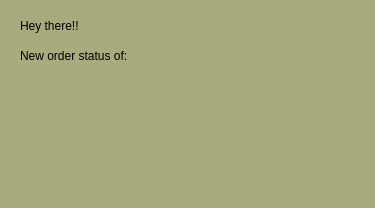
<?xml version="1.0" encoding="UTF-8"?>
<ui version="4.0">
 <class>Dialog</class>
 <widget class="QDialog" name="Dialog">
  <property name="enabled">
   <bool>true</bool>
  </property>
  <property name="geometry">
   <rect>
    <x>0</x>
    <y>0</y>
    <width>375</width>
    <height>208</height>
   </rect>
  </property>
  <property name="windowTitle">
   <string>Dialog</string>
  </property>
  <property name="styleSheet">
   <string notr="true">background-color: rgb(170, 170, 127);
</string>
  </property>
  <widget class="QLabel" name="label">
   <property name="geometry">
    <rect>
     <x>20</x>
     <y>10</y>
     <width>121</width>
     <height>31</height>
    </rect>
   </property>
   <property name="styleSheet">
    <string notr="true">font: 75 12pt &quot;8514oem&quot;;</string>
   </property>
   <property name="text">
    <string>Hey there!!</string>
   </property>
  </widget>
  <widget class="QLabel" name="label_2">
   <property name="geometry">
    <rect>
     <x>20</x>
     <y>40</y>
     <width>221</width>
     <height>31</height>
    </rect>
   </property>
   <property name="styleSheet">
    <string notr="true">font: 12pt &quot;8514oem&quot;;</string>
   </property>
   <property name="text">
    <string>New order status of:</string>
   </property>
  </widget>
  <widget class="QLabel" name="NotifOrderIdDisplay">
   <property name="geometry">
    <rect>
     <x>30</x>
     <y>80</y>
     <width>281</width>
     <height>31</height>
    </rect>
   </property>
   <property name="styleSheet">
    <string notr="true">font: 12pt &quot;8514oem&quot;;</string>
   </property>
   <property name="text">
    <string/>
   </property>
  </widget>
  <widget class="QLabel" name="NotifStatusDisplay">
   <property name="geometry">
    <rect>
     <x>30</x>
     <y>130</y>
     <width>321</width>
     <height>51</height>
    </rect>
   </property>
   <property name="styleSheet">
    <string notr="true">font: 12pt &quot;8514oem&quot;;</string>
   </property>
   <property name="text">
    <string/>
   </property>
  </widget>
 </widget>
 <resources/>
 <connections/>
</ui>
